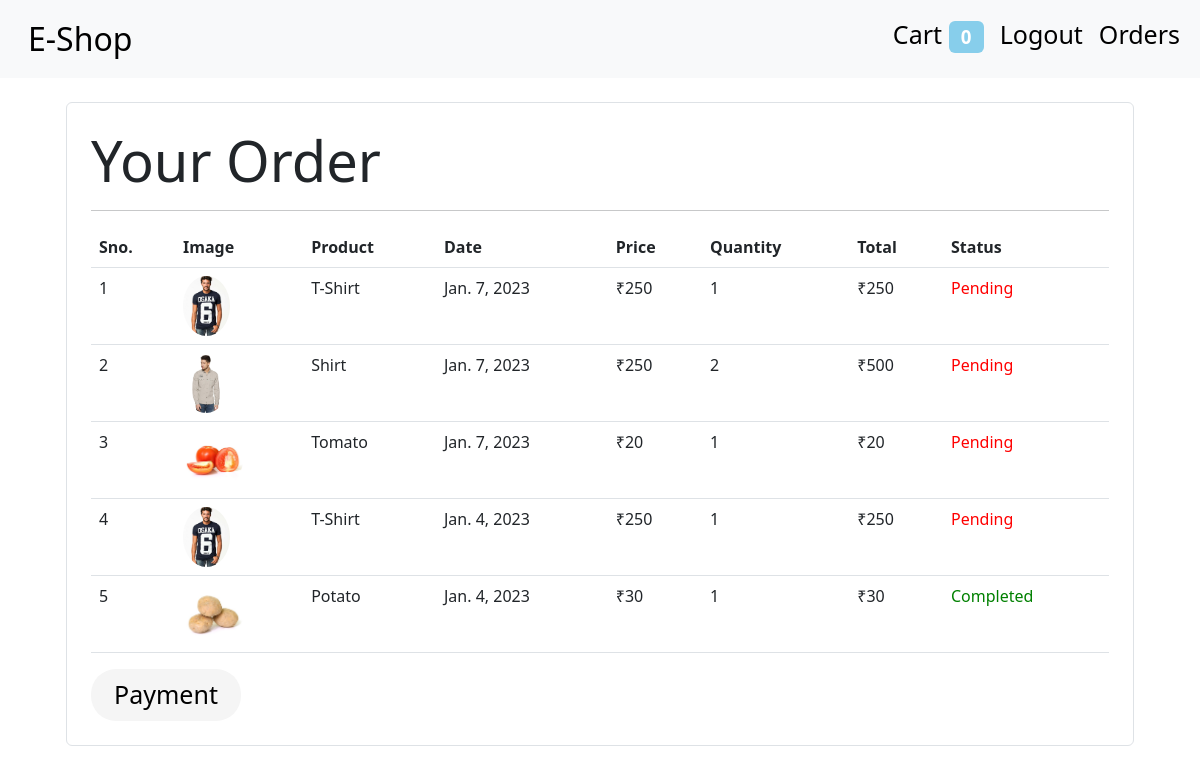
Screenshot of /order (signed in) with the database file from the repository.
### App/models.py (models this page shows, shortened)
class Order(models.Model):
    product = models.ForeignKey(Product,on_delete=models.CASCADE)
    customer = models.ForeignKey(Customer,on_delete=models.CASCADE)
    quantity = models.IntegerField(default=1)
    price = models.IntegerField()
    address = models.CharField(max_length=50,default='',blank=True)
    phone = models.CharField(max_length=10,default='')
    date = models.DateField(default=datetime.datetime.today)
    status = models.BooleanField(default=False)
    @staticmethod
    def get_orders_by_customer(customer_id):
        return Order.objects.filter(customer = customer_id).order_by('-date')

class Product(models.Model):
    name = models.CharField(max_length=50)
    price = models.IntegerField(default=0)
    cateogry = models.ForeignKey(Cateogry, on_delete=models.CASCADE,default=1)
    description = models.CharField(max_length=200,default='',)
    image = models.ImageField(upload_to = 'products/')

### App/middleware/auth.py (the view)
    def middleware(request):
        print(request.session.get('customer'))
        returnUrl = request.META['PATH_INFO']
        print(request.META['PATH_INFO'])
        if not request.session.get('customer'):
            return redirect(f'login?return_url={returnUrl}')
        response = get_response(request)
        return response

### App/templatetags/filter.py (called while the page is built)
@register.filter(name='currency')
def currency(number):
    return "₹"+str(number)

@register.filter(name='multiply')
def multiply(number , number1):
    return number * number1

### App/views.py (called while the page is built)
    def get(self,request):
        customer = request.session.get('customer')
        orders = Order.get_orders_by_customer(customer)
        print(orders)
        return render(request,'order.html',{'orders' : orders})

### Template/order.html (shortened to what this page needs)
{% include 'base.html' %}
{% block content %}
{% load cart %}
{% load filter %}
<div class="container ">
    <div class="border rounded p-4 m-4">
        <h1 class="display-4 ">Your Order</h1>
        <hr>
        <table class="table">
            <thead>
                <tr>
                    <th>Sno.</th>
                    <th>Image</th>
                    <th>Product</th>
                    <th>Date</th>
                    <th>Price</th>
                    <th>Quantity</th>
                    <th>Total</th>
                    <th>Status</th>
                </tr>
            </thead>
            <tbody>
                {% for order in orders %}
                <tr>
                    <td>{{forloop.counter}}</td>
                    <td><img style="height: 60px;" class="rounded-circle" src="{{order.product.image.url}}" alt=""></td>
                    <td>{{order.product.name}}</td>
                    <td>{{order.date}}</td>
                    <td>{{order.price|currency}}</td>
                    <td>{{order.quantity}}</td>
                    <td>{{order.quantity|multiply:order.price|currency}}</td>
                    {% if order.status %}
                    <td style="color: green;">Completed</td>
                    {%else%}
                    <td style="color: red;">Pending</td>
                    {% endif %}
                </tr>
                {% endfor %}
            </tbody>
        </table>
            <div class="modal-container">
                <a href="/pay">
                    <label for="modal-toggle" class="modal-btn">Payment</label>
                </a>
            </div>
    </div>
</div>
{% endblock %}

### Template/order.html (style rules this page uses)
.modal-container .modal-btn { color: black; background: whitesmoke; width: 150px; height: 52px; font-size: 25px; line-height: 50px; text-align: center; cursor: pointer; border-radius: 25px; transition: backgronud 0.3s ease-in; }

### rows the page displays
Order: product.image (picture), product.name "T-Shirt", date "Jan. 7, 2023", price "₹250", quantity "1", quantity|multiply "₹250", status "Pending"
Order: product.image (picture), product.name "Shirt", date "Jan. 7, 2023", price "₹250", quantity "2", quantity|multiply "₹500", status "Pending"
Order: product.image (picture), product.name "Tomato", date "Jan. 7, 2023", price "₹20", quantity "1", quantity|multiply "₹20", status "Pending"
Order: product.image (picture), product.name "T-Shirt", date "Jan. 4, 2023", price "₹250", quantity "1", quantity|multiply "₹250", status "Pending"
Order: product.image (picture), product.name "Potato", date "Jan. 4, 2023", price "₹30", quantity "1", quantity|multiply "₹30", status "Completed"

### other values shown
{{ request.session.cart.keys|length }} "0"
